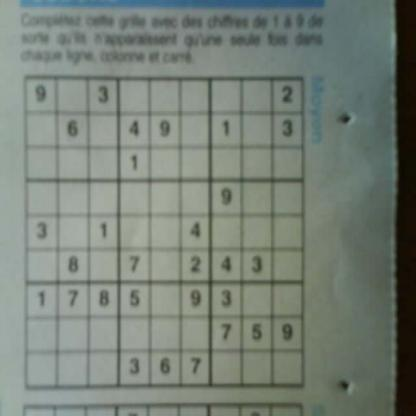
#> input picture data/test/images/sudoku_103_jpg.rf.8b80cd8081205a5da7630aecb98cad5c.jpg, 416 x 416 px
$ python -i tesseract_digits.py   (imports and definitions only)
#> lines starting #> are read from the running program, lines starting #| are printed output that depends on the picture; after the words box and inside, x2 and y2 are one past the last pixel; in counts of white or black regions, pixels touching at a corner belong together
#> further down, picture is the input picture: shape (416, 416, 3); mean B, G, R 119.8, 129.1, 119.9
# scripts/tesseract_digits.py
# Tesseract OCR digit recognition — used by benchmark.py and compare.py only.
import os
import cv2
import pytesseract
from PIL import Image

from src.recognise_digits import CONFIDENCE_THRESHOLD

if os.name == 'nt':  # Windows
    pytesseract.pytesseract.tesseract_cmd = r"C:\Program Files\Tesseract-OCR\tesseract.exe"


def _preprocess_cell(cell):
    h, w = cell.shape[:2]
    mh, mw = int(h * 0.08), int(w * 0.08)
    cell = cell[mh:h-mh, mw:w-mw]
    gray = cv2.cvtColor(cell, cv2.COLOR_BGR2GRAY)
    gray = cv2.resize(gray, (128, 128), interpolation=cv2.INTER_CUBIC)
    _, thresh = cv2.threshold(gray, 180, 255, cv2.THRESH_BINARY)
    thresh = cv2.copyMakeBorder(thresh, 20, 20, 20, 20, cv2.BORDER_CONSTANT, value=255)
    return thresh


def read_digit_tesseract(cell):
    """Returns (digit, confidence)."""
    processed = _preprocess_cell(cell)
    pil_img   = Image.fromarray(processed)
    config    = '--psm 6 --oem 3 -c tessedit_char_whitelist=123456789'
    data      = pytesseract.image_to_data(pil_img, config=config,
                                          output_type=pytesseract.Output.DICT)
    for i, text in enumerate(data['text']):
        text = text.strip()
        if text.isdigit() and 1 <= int(text) <= 9:
            conf = round(float(data['conf'][i]) / 100, 2)
            if conf < CONFIDENCE_THRESHOLD:
                return 0, conf
            return int(text), conf
    return 0, 0.0


def read_grid_tesseract(grid_img):
    """Read all 81 cells with Tesseract. Returns (board 9x9, confidences 9x9)."""
    h, w  = grid_img.shape[:2]
#> h = 416; w = 416
    ch, cw = h // 9, w // 9
#> ch = 46; cw = 46
    board, confs = [], []

    for row in range(9):
        board_row, conf_row = [], []
        for col in range(9):
            cell = grid_img[row*ch:(row+1)*ch, col*cw:(col+1)*cw]
            digit, conf = read_digit_tesseract(cell)
            board_row.append(digit)
            conf_row.append(conf)
        board.append(board_row)
        confs.append(conf_row)
#> this loop made 1 pass
#> pass 1, in read_digit_tesseract, `pil_img   = Image.fromarray(processed)`:
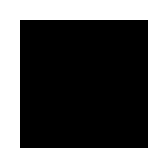
#> pil_img: PIL image 168x168 L; 42% white; 1 white region, box (x1, y1, x2, y2) and area: (0, 0, 168, 168) 11840
#> after the loop:
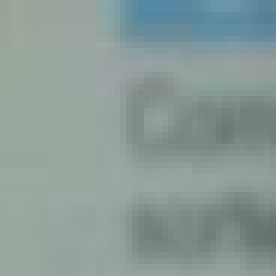
#> cell: shape (46, 46, 3) (shown 6 times larger); mean B, G, R 151.5, 154.8, 139.3
#> after the loop, board = []; confs = []

    return board, confs

>>> import cv2
>>> picture = cv2.imread('../data/test/images/sudoku_103_jpg.rf.8b80cd8081205a5da7630aecb98cad5c.jpg')
#> (the run stopped early here; a loop or call above may not have finished)
